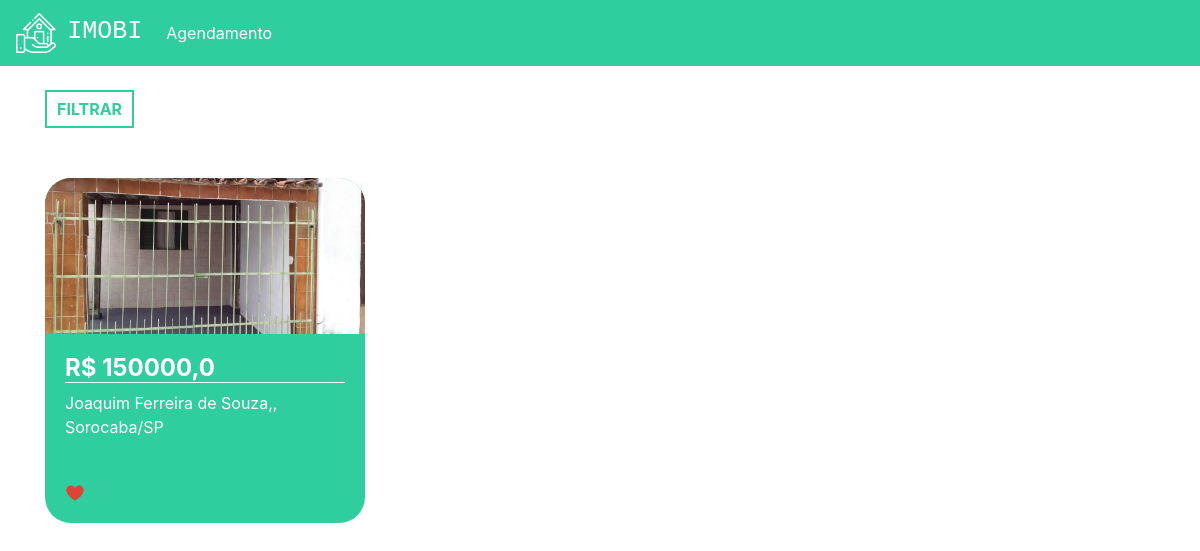
The app's page / (signed in) with its own data.
### imobi/plataforma/models.py (models this page shows, shortened)
class Imovel(models.Model):
    choices = (('V', 'Venda'),
               ('A', 'Aluguel'))
    choices_imovel = (('A', 'Apartamento'),
                      ('C', 'Casa'))
    imagens = models.ManyToManyField(Imagem)
    valor = models.FloatField()
    quartos = models.IntegerField()
    tamanho = models.FloatField()
    cidade = models.ForeignKey(Cidade, on_delete=models.DO_NOTHING)
    rua = models.CharField(max_length=50)
    tipo = models.CharField(max_length=1, choices=choices)
    tipo_imovel = models.CharField(max_length=1, choices=choices_imovel)
    numero = models.IntegerField()
    descricao = models.TextField()
    dias_visita = models.ManyToManyField(DiasVisita)
    horarios = models.ManyToManyField(Horario)

class Imagem(models.Model):
    img = models.ImageField(upload_to='img')

class Cidade(models.Model):
    nome = models.CharField(max_length=30)
    def __str__(self) -> str:
        return self.nome

### imobi/plataforma/views.py (the view)
# urls.py: path('', views.home, name='home'),
@login_required(login_url='/auth/logar')
def home(request):
    preco_minimo = request.GET.get('preco_minimo')
    preco_maximo = request.GET.get('preco_maximo')
    cidade = request.GET.get('cidade')
    tipo = request.GET.getlist('tipo')
    cidades = Cidade.objects.all()
    if preco_minimo or preco_maximo or cidade or tipo:
        if not preco_minimo:
            preco_minimo = 0
        if not preco_maximo:
            preco_maximo = 999999999
        if not tipo:
            tipo = ['A', 'C']
        imoveis = Imovel.objects.filter(valor__gte=preco_minimo)\
        .filter(valor__lte=preco_maximo)\
        .filter(tipo_imovel__in=tipo).filter(cidade=cidade)
    else:
        imoveis = Imovel.objects.all()
    return render(request, 'home.html', {'imoveis': imoveis, 'cidades': cidades})

### imobi/plataforma/templates/home.html (shortened to what this page needs)
{% extends 'base.html' %}
{% load static %}
{% block 'head' %}
<link rel="stylesheet" href="{% static 'plataforma/css/home.css' %}">
{% endblock  %}
{% block 'body' %}
<div class="container">
  <br>
  <button type="button" class="btn_filtrar" data-toggle="modal"
	 data-target="#exampleModal">
    FILTRAR
  </button>
  <div class="row">
    {% for imovel in imoveis %}
        <div class="col-md cont">
          <div class="card_imovel">
            <img class="img_capa_imovel" src="{{imovel.imagens.all.0.img.url}}">
            <div class="informacoes_imoveis">
                <a class="a_none" href="{% url 'imovel' imovel.id %}">
                  <h4 class="valor">R$ {{imovel.valor}}</h4>
                </a>
              <p>{{imovel.rua}}, {{imovel.cidade}}</p>
              <br>
              <img width="7%" src="{% static 'plataforma/img/heart.png' %}">
            </div>
          </div>
        </div>
    {% endfor %}
  </div>
</div>
{% endblock %}

### templates/static/plataforma/css/home.css (style rules this page uses)
.card_imovel { background-color: #30CD9E; width: 20rem; margin-top: 50px; border-radius: 26px; }
.img_capa_imovel { width: 100%; border-top-left-radius: 26px; border-top-right-radius: 26px; }
.informacoes_imoveis { padding: 20px; color: white; }
.valor { font-weight: bold; border-bottom: 1px solid white; }
.btn_filtrar { border: none; background-color: transparent; border: 2px solid #30CD9E; color: #30CD9E; padding: 5px 10px 5px 10px; font-weight: bold; }
.a_none { color: white; }

### records on screen
Imovel: imagens.all.0.img (picture), valor "150000,0", rua "Joaquim Ferreira de Souza,", cidade "Sorocaba/SP"
